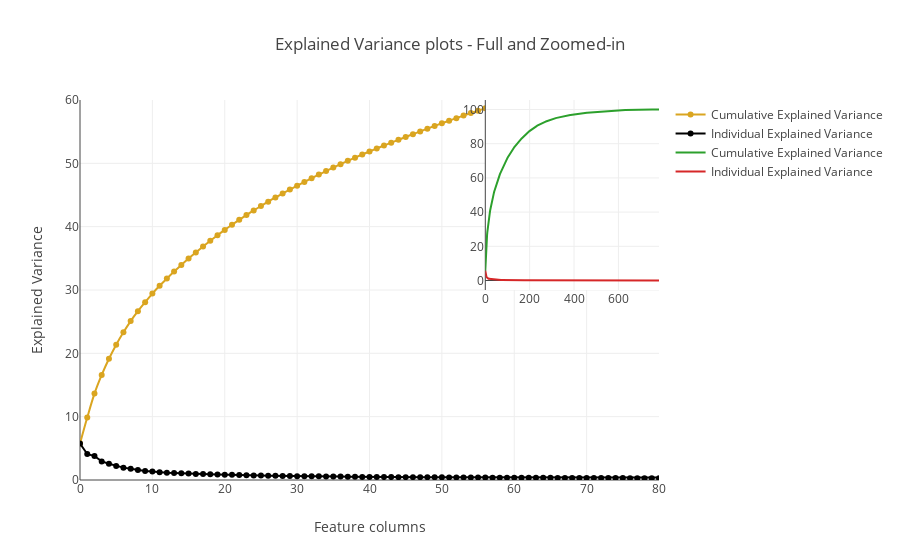

Here is the notebook cell this chart was saved with:
### Code cell
trace1 = go.Scatter(
    x=list(range(784)),
    y=cum_var_exp,
    mode='lines+markers',
    name='Cumulative Explained Variance',
    hoverinfo= cum_var_exp,
    line=dict(shape='spline', color='goldenrod')
)
trace2 = go.Scatter(
    x=list(range(784)),
    y= var_exp,
    mode='lines+markers',
    name='Individual Explained Variance',
    hoverinfo= var_exp,
    line=dict(shape='linear', color='black')
)
fig = tls.make_subplots(insets=[{'cell': (1,1), 'l': 0.7, 'b': 0.5}], print_grid=True)
fig.append_trace(trace1, 1, 1)
fig.append_trace(trace2,1,1)
fig.layout.title = 'Explained Variance plots - Full and Zoomed-in'
fig.layout.xaxis = dict(range=[0, 80], title = 'Feature columns')
fig.layout.yaxis = dict(range=[0, 60], title = 'Explained Variance')
fig['data'] += [go.Scatter(x=list(range(784)) , y=cum_var_exp,
                           xaxis='x2', yaxis='y2', name = 'Cumulative Explained Variance')]
fig['data'] += [go.Scatter(x=list(range(784)), y=var_exp,
                           xaxis='x2', yaxis='y2', name = 'Individual Explained Variance')]
py.iplot(fig, filename='inset example')

# As we can see, out of our 784 features or columns approximately 90% of the Explained Variance
# can be described by using just over 200 over features.

### Figure 1 — Plotly figure (JSON) as saved in the notebook; plotly's stock layout.template omitted (floating-point values rounded to 4 significant figures; data arrays with more than 128 entries replaced by an {"elided": "..."} marker saying what was removed)
{"data": [{"hoverinfo": {"elided": "784 float values"}, "line": {"color": "goldenrod", "shape": "spline"}, "mode": "lines+markers", "name": "Cumulative Explained Variance", "type": "scatter", "x": {"elided": "784 int values"}, "xaxis": "x1", "y": {"elided": "784 float values"}, "yaxis": "y1"}, {"hoverinfo": {"elided": "784 float values"}, "line": {"color": "black", "shape": "linear"}, "mode": "lines+markers", "name": "Individual Explained Variance", "type": "scatter", "x": {"elided": "784 int values"}, "xaxis": "x1", "y": {"elided": "784 float values"}, "yaxis": "y1"}, {"name": "Cumulative Explained Variance", "type": "scatter", "x": {"elided": "784 int values"}, "xaxis": "x2", "y": {"elided": "784 float values"}, "yaxis": "y2"}, {"name": "Individual Explained Variance", "type": "scatter", "x": {"elided": "784 int values"}, "xaxis": "x2", "y": {"elided": "784 float values"}, "yaxis": "y2"}], "layout": {"title": "Explained Variance plots - Full and Zoomed-in", "xaxis": {"range": [0, 80], "title": "Feature columns"}, "xaxis1": {"anchor": "y1", "domain": [0, 1]}, "xaxis2": {"anchor": "y2", "domain": [0.7, 1]}, "yaxis": {"range": [0, 60], "title": "Explained Variance"}, "yaxis1": {"anchor": "x1", "domain": [0, 1]}, "yaxis2": {"anchor": "x2", "domain": [0.5, 1]}}}
